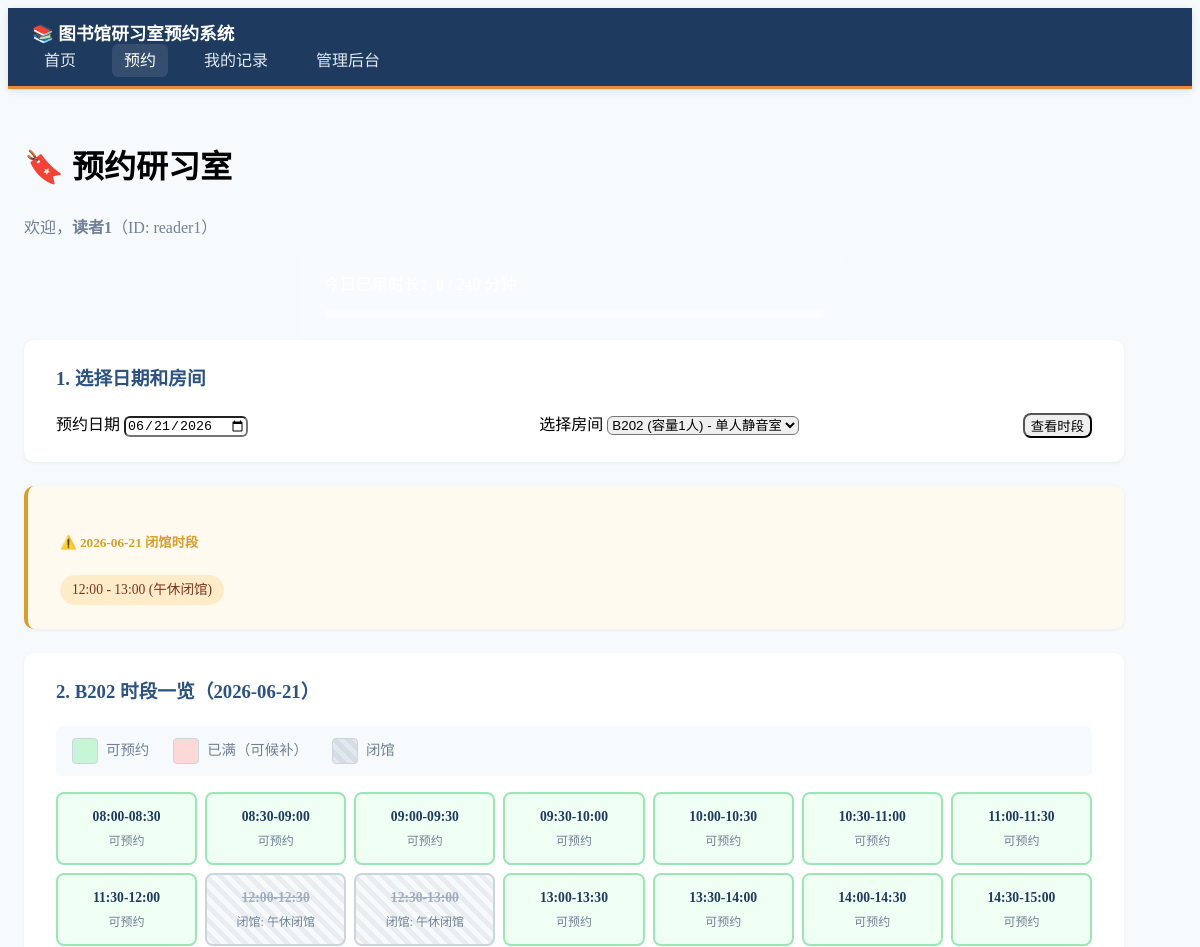
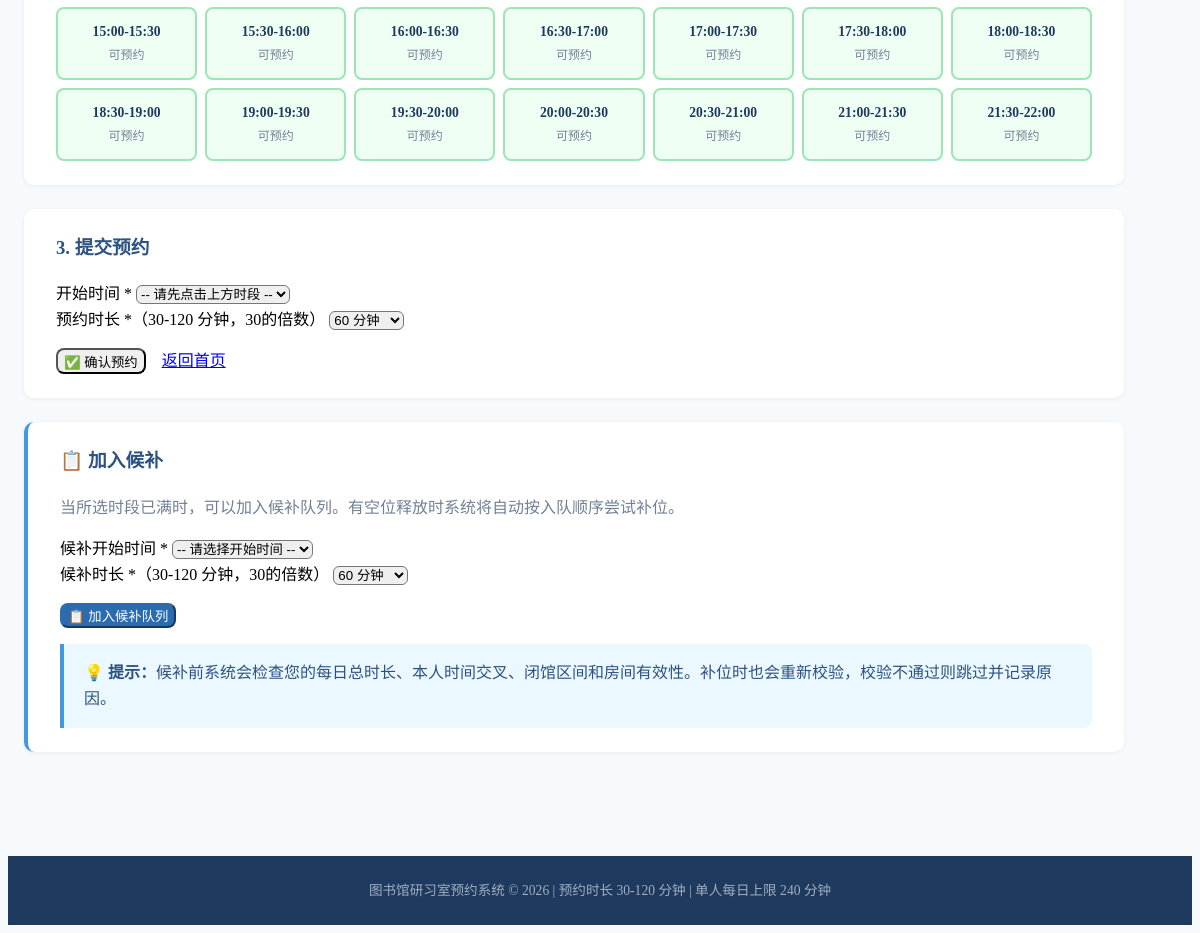
Screenshot of /book?user_id=reader1&user_name=读者1&room_id=4&selected_date=2026-06-21 with the database file from the repository (2 pictures, top to bottom).
### models.py (models this page shows)
class ClosedPeriod(Base):
    __tablename__ = "closed_periods"
    id = Column(Integer, primary_key=True, index=True)
    date = Column(String(10), nullable=False, index=True)
    start_time = Column(String(5), nullable=False)
    end_time = Column(String(5), nullable=False)
    reason = Column(String(200), nullable=True)

class Room(Base):
    __tablename__ = "rooms"
    id = Column(Integer, primary_key=True, index=True)
    name = Column(String(100), nullable=False)
    capacity = Column(Integer, nullable=False, default=1)
    is_active = Column(Boolean, default=True)
    description = Column(String(500), nullable=True)
    bookings = relationship("Booking", back_populates="room")
    waitlist_entries = relationship("WaitlistEntry", back_populates="room", order_by="WaitlistEntry.created_at")

### main.py (the view)
@app.get("/book", response_class=HTMLResponse)
async def book_form(
    request: Request,
    user_id: str = "reader1",
    user_name: str = "读者1",
    room_id: Optional[int] = None,
    selected_date: Optional[str] = None,
    db: Session = Depends(get_db)
):
    today = date.today()
    if not selected_date:
        selected_date = today.strftime("%Y-%m-%d")
    rooms = db.query(Room).filter(Room.is_active == True).all()
    selected_room = None
    room_slots = []
    if room_id:
        selected_room = db.query(Room).filter(Room.id == room_id).first()
        if selected_room:
            day_start = datetime.strptime(f"{selected_date} 08:00", "%Y-%m-%d %H:%M")
            day_end = datetime.strptime(f"{selected_date} 22:00", "%Y-%m-%d %H:%M")
            slots = []
            current = day_start
            while current < day_end:
                slot_end = current + timedelta(minutes=30)
                slots.append({"start": current, "end": slot_end})
                current = slot_end
            closed_periods = db.query(ClosedPeriod).filter(ClosedPeriod.date == selected_date).all()
            closed_ranges = []
            for cp in closed_periods:
                cp_start = datetime.strptime(f"{selected_date} {cp.start_time}", "%Y-%m-%d %H:%M")
                cp_end = datetime.strptime(f"{selected_date} {cp.end_time}", "%Y-%m-%d %H:%M")
                closed_ranges.append((cp_start, cp_end, cp.reason))
            for slot in slots:
                status = "available"
                closed_reason = ""
                overlap_count = 0
                for cp_start, cp_end, reason in closed_ranges:
                    if slot["start"] < cp_end and slot["end"] > cp_start:
                        status = "closed"
                        closed_reason = reason
                        break
                if status == "available":
                    active_bookings = db.query(Booking).filter(
                        Booking.room_id == room_id,
                        Booking.status == "active",
                    ).all()
                    for b in active_bookings:
                        if slot["start"] < b.end_time and slot["end"] > b.start_time:
                            overlap_count += 1
                    if overlap_count >= selected_room.capacity:
                        status = "full"
                room_slots.append({
                    "start": slot["start"],
                    "end": slot["end"],
                    "time_label": f"{slot['start'].strftime('%H:%M')}-{slot['end'].strftime('%H:%M')}",
                    "status": status,
                    "closed_reason": closed_reason,
                    "overlap_count": overlap_count,
                    "capacity": selected_room.capacity
                })
    closed_periods_list = db.query(ClosedPeriod).filter(ClosedPeriod.date == selected_date).all()
    user_minutes = get_user_daily_minutes(db, user_id, selected_date)
    return templates.TemplateResponse("book.html", {
        "request": request,
        "rooms": rooms,
        "selected_room": selected_room,
        "room_slots": room_slots,
        "selected_date": selected_date,
        "user_id": user_id,
        "user_name": user_name,
        "closed_periods": closed_periods_list,
        "min_booking": MIN_BOOKING_MINUTES,
        "max_booking": MAX_BOOKING_MINUTES,
        "user_minutes": user_minutes,
        "max_daily_minutes": MAX_DAILY_MINUTES
    })

### templates/book.html (shortened to what this page needs)
<!DOCTYPE html>
<html lang="zh-CN">
<head>
    <link rel="stylesheet" href="https://cdn.jsdelivr.net/npm/@picocss/pico@1/css/pico.min.css">
    <link rel="stylesheet" href="/static/style.css">
</head>
<body>
    <nav class="container-fluid nav-bar">
        <ul>
            <li><strong>📚 图书馆研习室预约系统</strong></li>
        </ul>
        <ul>
            <li><a href="/?user_id={{ user_id }}&user_name={{ user_name }}">首页</a></li>
            <li><a href="/book?user_id={{ user_id }}&user_name={{ user_name }}" class="active">预约</a></li>
            <li><a href="/history?user_id={{ user_id }}&user_name={{ user_name }}">我的记录</a></li>
            <li><a href="/admin">管理后台</a></li>
        </ul>
    </nav>
    <main class="container">
        <h1>🔖 预约研习室</h1>
        <p class="muted">欢迎，<strong>{{ user_name }}</strong>（ID: {{ user_id }}）</p>
        <div class="user-stats">
            <p>今日已用时长：<strong>{{ user_minutes }}</strong> / {{ max_daily_minutes }} 分钟
                <progress value="{{ user_minutes }}" max="{{ max_daily_minutes }}"></progress>
            </p>
        </div>
        <section>
            <h3>1. 选择日期和房间</h3>
            <form method="get" action="/book" class="form-inline">
                <div>
                    <label for="selected_date">预约日期</label>
                    <input type="date" id="selected_date" name="selected_date" value="{{ selected_date }}" required>
                </div>
                <div>
                    <label for="room_id">选择房间</label>
                    <select id="room_id" name="room_id" required>
                        {% for room in rooms %}
                        <option value="{{ room.id }}" {% if selected_room and selected_room.id == room.id %}selected{% endif %}>
                            {{ room.name }} (容量{{ room.capacity }}人) - {{ room.description }}
                        </option>
                        {% endfor %}
                    </select>
                </div>
                <button type="submit" role="button">查看时段</button>
            </form>
        </section>
        {% if closed_periods %}
        <section class="closed-section">
            <h5>⚠️ {{ selected_date }} 闭馆时段</h5>
            <div class="closed-list">
                {% for cp in closed_periods %}
                <span class="badge closed-badge">{{ cp.start_time }} - {{ cp.end_time }} ({{ cp.reason }})</span>
                {% endfor %}
            </div>
        </section>
        {% endif %}
        {% if selected_room %}
        <section>
            <h3>2. {{ selected_room.name }} 时段一览（{{ selected_date }}）</h3>
            <div class="slots-legend">
                <span class="legend-item"><span class="legend-slot slot-available"></span> 可预约</span>
                <span class="legend-item"><span class="legend-slot slot-full"></span> 已满（可候补）</span>
                <span class="legend-item"><span class="legend-slot slot-closed"></span> 闭馆</span>
            </div>
            <div class="slots-grid">
                {% for slot in room_slots %}
                <div class="slot-item slot-{{ slot.status }}"
                     data-start="{{ slot.start.strftime('%H:%M') }}"
                     onclick="selectSlot('{{ slot.start.strftime('%H:%M') }}', '{{ slot.status }}')">
                    <div class="slot-time">{{ slot.time_label }}</div>
                    <div class="slot-status-text">
                        {% if slot.status == 'available' %}
                            {% if slot.overlap_count > 0 %}
                                已有 {{ slot.overlap_count }}/{{ slot.capacity }}
                            {% else %}
                                可预约
                            {% endif %}
                        {% elif slot.status == 'full' %}
                            已满 {{ slot.overlap_count }}/{{ slot.capacity }}
                            <br><span class="waitlist-hint">点击候补</span>
                        {% elif slot.status == 'closed' %}
                            闭馆: {{ slot.closed_reason }}
                        {% endif %}
                    </div>
                </div>
                {% endfor %}
            </div>
        </section>
        <section>
            <h3>3. 提交预约</h3>
            <form method="post" action="/book/create" id="bookingForm">
                <div class="grid">
                    <div>
                        <label for="start_hour">开始时间 *</label>
                        <select id="start_hour" name="start_hour" required>
                            <option value="">-- 请先点击上方时段 --</option>
                        </select>
                    </div>
                    <div>
                        <label for="duration_minutes">预约时长 *（{{ min_booking }}-{{ max_booking }} 分钟，30的倍数）</label>
                        <select id="duration_minutes" name="duration_minutes" required>
                            <option value="60" selected>60 分钟</option>
                        </select>
                    </div>
                </div>
                <div class="form-actions">
                    <button type="submit" role="button">✅ 确认预约</button>
                    <a href="/?user_id={{ user_id }}&user_name={{ user_name }}" role="button" class="secondary">返回首页</a>
                </div>
            </form>
        </section>
        <section class="waitlist-section">
            <h3>📋 加入候补</h3>
            <p class="muted">当所选时段已满时，可以加入候补队列。有空位释放时系统将自动按入队顺序尝试补位。</p>
            <form method="post" action="/waitlist/join" id="waitlistForm">
                <div class="grid">
                    <div>
                        <label for="wl_start_hour">候补开始时间 *</label>
                        <select id="wl_start_hour" name="start_hour" required>
                            <option value="">-- 请选择开始时间 --</option>
                        </select>
                    </div>
                    <div>
                        <label for="wl_duration">候补时长 *（{{ min_booking }}-{{ max_booking }} 分钟，30的倍数）</label>
                        <select id="wl_duration" name="duration_minutes" required>
                            <option value="60" selected>60 分钟</option>
                        </select>
                    </div>
                </div>
                <div class="form-actions">
                    <button type="submit" role="button" class="waitlist-btn">📋 加入候补队列</button>
                </div>
            </form>
            <div class="tip-box">
                <p>💡 <strong>提示：</strong>候补前系统会检查您的每日总时长、本人时间交叉、闭馆区间和房间有效性。补位时也会重新校验，校验不通过则跳过并记录原因。</p>
            </div>
        </section>
        {% endif %}
    </main>
    <footer class="container-fluid footer-bar">
        <p class="muted small text-center">图书馆研习室预约系统 © 2026 | 预约时长 {{ min_booking }}-{{ max_booking }} 分钟 | 单人每日上限 {{ max_daily_minutes }} 分钟</p>
    </footer>
</body>
</html>

### static/style.css (style rules this page uses)
:root { --primary-dark: #1e3a5f; --primary: #2c5282; --primary-light: #4299e1; --accent: #ed8936; --success: #38a169; --warning: #d69e2e; --danger: #e53e3e; --del-color: #c53030; --warn-color: #dd6b20; --bg-light: #f7fafc; --text-muted: #718096; }
body { background-color: var(--bg-light); line-height: 1.6; }
.nav-bar { background-color: var(--primary-dark); padding: 0.75rem 1.5rem; border-bottom: 3px solid var(--accent); box-shadow: 0 2px 8px rgba(0, 0, 0, 0.1); }
.nav-bar ul { list-style: none; display: flex; align-items: center; gap: 1.5rem; margin: 0; padding: 0; }
.nav-bar li { margin: 0; padding: 0; }
.nav-bar a { color: #e2e8f0; text-decoration: none; font-weight: 500; padding: 0.5rem 0.75rem; border-radius: 6px; transition: all 0.2s ease; }
.nav-bar a:hover, .nav-bar a.active { background-color: rgba(255, 255, 255, 0.1); color: #fff; }
.nav-bar li:first-child strong { color: #fff; font-size: 1.1rem; }
main.container { max-width: 1100px; padding: 2rem 1rem; }
.user-stats { background-color: rgba(255, 255, 255, 0.15); padding: 1rem 1.5rem; border-radius: 8px; max-width: 500px; margin: 0 auto; text-align: left; }
.user-stats p { color: #fff; margin: 0; }
.user-stats progress { width: 100%; height: 10px; margin-top: 0.5rem; }
section { background-color: #fff; padding: 1.5rem 2rem; border-radius: 10px; margin-bottom: 1.5rem; box-shadow: 0 1px 4px rgba(0, 0, 0, 0.06); }
section h3 { color: var(--primary); }
.closed-section { background-color: #fffaf0; border-left: 4px solid var(--warning); }
.closed-section h3, .closed-section h5 { color: var(--warning); }
.closed-list { display: flex; flex-wrap: wrap; gap: 0.5rem; }
.badge { display: inline-block; padding: 0.25rem 0.75rem; border-radius: 20px; font-size: 0.85rem; font-weight: 500; }
.closed-badge { background-color: #feebc8; color: #7b341e; }
.muted { color: var(--text-muted); }
.small { font-size: 0.85rem; }
.text-center { text-align: center; }
.form-inline { display: flex; flex-wrap: wrap; gap: 1rem; align-items: flex-end; }
.form-inline > div { flex: 1; min-width: 180px; }
.form-actions { display: flex; gap: 1rem; margin-top: 1rem; flex-wrap: wrap; }
.slots-legend { display: flex; gap: 1.5rem; margin-bottom: 1rem; padding: 0.75rem 1rem; background-color: var(--bg-light); border-radius: 6px; flex-wrap: wrap; }
.legend-item { display: flex; align-items: center; gap: 0.5rem; font-size: 0.9rem; color: var(--text-muted); }
.legend-slot { width: 24px; height: 24px; border-radius: 4px; border: 1px solid #cbd5e0; }
.slot-available { background-color: #c6f6d5; }
.slot-full { background-color: #fed7d7; }
.slot-closed { background-color: #e2e8f0; background-image: repeating-linear-gradient( 45deg, transparent, transparent 5px, rgba(0, 0, 0, 0.05) 5px, rgba(0, 0, 0, 0.05) 10px ); }
.slots-grid { display: grid; grid-template-columns: repeat(auto-fill, minmax(140px, 1fr)); gap: 0.5rem; }
.slot-item { padding: 0.75rem 0.5rem; border-radius: 8px; border: 2px solid transparent; text-align: center; cursor: default; transition: all 0.2s ease; font-size: 0.85rem; }
.slot-item.slot-available { background-color: #f0fff4; border-color: #9ae6b4; cursor: pointer; }
.slot-item.slot-closed { background-color: #f7fafc; border-color: #cbd5e0; color: #a0aec0; }
.slot-time { font-weight: 600; color: var(--primary-dark); margin-bottom: 0.25rem; }
.slot-closed .slot-time { color: #a0aec0; text-decoration: line-through; }
.slot-status-text { font-size: 0.75rem; color: var(--text-muted); }
.tip-box { background-color: #ebf8ff; border-left: 4px solid var(--primary-light); padding: 1rem 1.25rem; border-radius: 0 8px 8px 0; margin-top: 1rem; }
.tip-box p { margin: 0; color: #2c5282; }
.footer-bar { background-color: var(--primary-dark); padding: 1.5rem; margin-top: 3rem; }
.footer-bar p { color: #a0aec0; margin: 0; }
progress { border-radius: 6px; height: 10px; }
section > h3:first-child { margin-top: 0; }
form { margin-bottom: 0; }
input[type="date"], input[type="time"], input[type="text"], input[type="number"], select { border-radius: 6px; }
button[role="button"], a[role="button"] { border-radius: 8px; font-weight: 500; transition: all 0.2s ease; }
.waitlist-section { border-left: 4px solid var(--primary-light); }
.waitlist-section h3 { color: var(--primary); }
.waitlist-btn { background-color: #2b6cb0 !important; border-color: #2b6cb0 !important; color: #fff !important; }

### rows the page displays
ClosedPeriod: start_time "12:00", end_time "13:00", reason "午休闭馆", time_label "12:00-12:30", closed_reason "午休闭馆", time_label "12:30-13:00"
Room: name "B202"

### other values shown
{{ user_name }} "读者1"
{{ user_id }} "reader1"
{{ selected_date }} "2026-06-21"
{{ slot.time_label }} "08:00-08:30" "08:30-09:00" "09:00-09:30" "09:30-10:00" "10:00-10:30" "10:30-11:00" "11:00-11:30" "11:30-12:00" "13:00-13:30" "13:30-14:00" "14:00-14:30" "14:30-15:00" "15:00-15:30" "15:30-16:00" "16:00-16:30" "16:30-17:00" "17:00-17:30" "17:30-18:00" "18:00-18:30" "18:30-19:00" "19:00-19:30" "19:30-20:00" "20:00-20:30" "20:30-21:00" "21:00-21:30" "21:30-22:00"
{{ min_booking }} "30"
{{ max_booking }} "120"
{{ max_daily_minutes }} "240"
form field room_id "B202 (容量1人) - 单人静音室"
